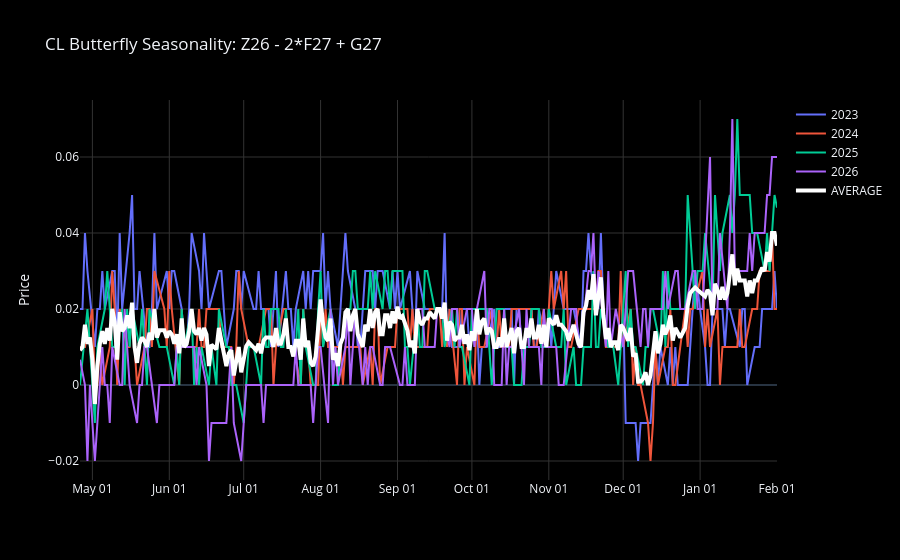

Write notebook code for a chart like this one.
### Code cell
# ================================================
# FINAL PLOT: CL Butterfly Z-2F+G
# ================================================

# 1. Add the Average line to your aligned data
# This calculates the historical "norm" for this butterfly
aligned["AVERAGE"] = seaso.get_average(aligned)

# 2. Plot using the Interactive Plotter
# The X-axis "Jan 01" is the point where the 'Z' contract expires
plotter.plot(
    aligned, 
    title=f"{symbol} Butterfly Seasonality: {expression}"
)

### Figure 1 — Plotly figure (JSON) as saved in the notebook; plotly's stock layout.template omitted (floating-point values rounded to 4 significant figures; data arrays with more than 128 entries replaced by an {"elided": "..."} marker saying what was removed)
{"data": [{"hovertemplate": "2023<br>Date: %{x|%b %d}<br>Price: %{y:.2f}<extra></extra>", "line": {"color": "#636EFA", "width": 2}, "name": "2023", "type": "scatter", "x": {"elided": "282 str values"}, "y": {"elided": "282 float values"}}, {"hovertemplate": "2024<br>Date: %{x|%b %d}<br>Price: %{y:.2f}<extra></extra>", "line": {"color": "#EF553B", "width": 2}, "name": "2024", "type": "scatter", "x": {"elided": "282 str values"}, "y": {"elided": "282 float values"}}, {"hovertemplate": "2025<br>Date: %{x|%b %d}<br>Price: %{y:.2f}<extra></extra>", "line": {"color": "#00CC96", "width": 2}, "name": "2025", "type": "scatter", "x": {"elided": "282 str values"}, "y": {"elided": "282 float values"}}, {"hovertemplate": "2026<br>Date: %{x|%b %d}<br>Price: %{y:.2f}<extra></extra>", "line": {"color": "#AB63FA", "width": 2}, "name": "2026", "type": "scatter", "x": {"elided": "282 str values"}, "y": {"elided": "282 float values"}}, {"hovertemplate": "AVERAGE<br>Date: %{x|%b %d}<br>Price: %{y:.2f}<extra></extra>", "line": {"color": "white", "width": 4}, "name": "AVERAGE", "type": "scatter", "x": {"elided": "282 str values"}, "y": {"elided": "282 float values"}}], "layout": {"hovermode": "x unified", "paper_bgcolor": "black", "plot_bgcolor": "black", "title": {"text": "CL Butterfly Seasonality: Z26 - 2*F27 + G27"}, "xaxis": {"gridcolor": "#333", "tickformat": "%b %d"}, "yaxis": {"gridcolor": "#333", "title": {"text": "Price"}}}}
